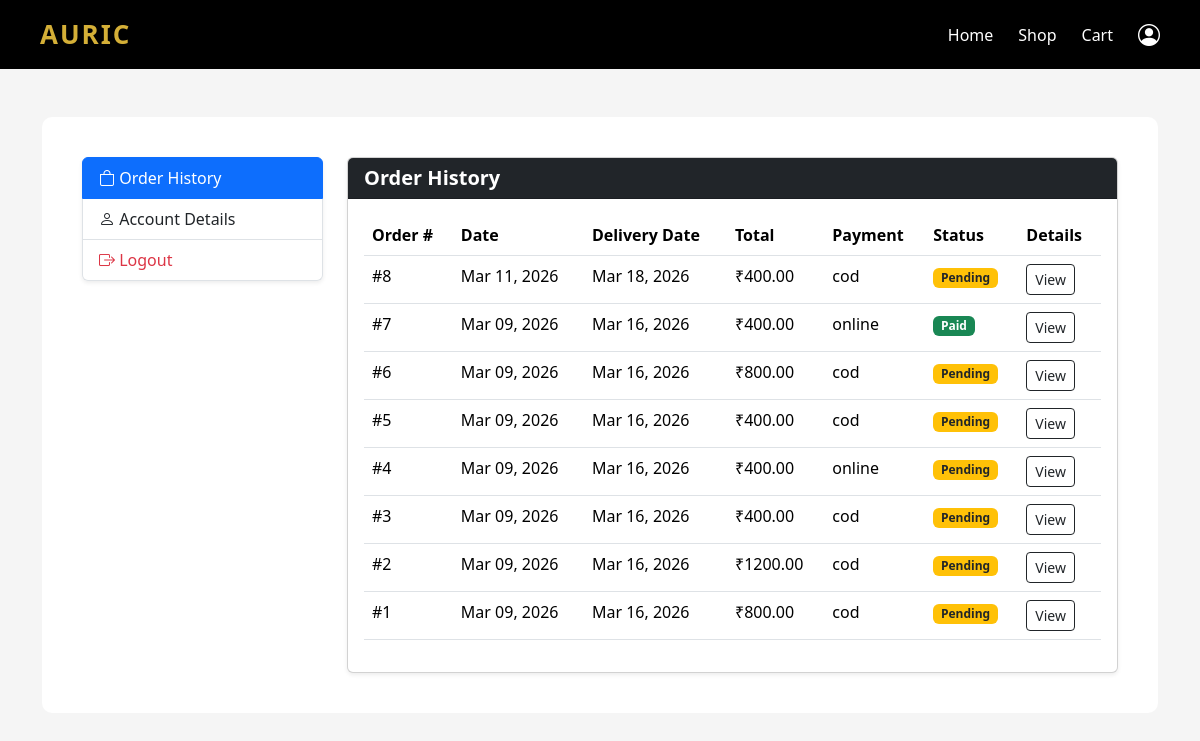
Page /profile/ (signed in) on the committed database.
### auric1/models.py (models this page shows, shortened)
class Order(models.Model):
    PAYMENT_METHOD_CHOICES = [
        ('cod', 'Cash on Delivery'),
        ('online', 'Online Payment'),
    ]
    user = models.ForeignKey(User, on_delete=models.CASCADE)
    customer_name = models.CharField(max_length=200)
    customer_email = models.EmailField()
    customer_phone = models.CharField(max_length=15)
    customer_address = models.TextField()
    total_amount = models.DecimalField(max_digits=10, decimal_places=2)
    payment_method = models.CharField(max_length=20, choices=PAYMENT_METHOD_CHOICES)  # single field with choices
    payment_status = models.CharField(max_length=20, default="pending")
    order_status = models.CharField(max_length=20, default="pending")
    created_at = models.DateTimeField(auto_now_add=True)
    estimated_delivery_date = models.DateField(null=True, blank=True)

### auric1/views.py (the view)
# urls.py: path('profile/', views.profile, name='profile'),
@login_required
def profile(request):
    orders = Order.objects.filter(user=request.user).order_by('-created_at')
    return render(request, 'auric1/profile.html', {'orders': orders})

### auric1/templates/auric1/profile.html (shortened to what this page needs)
{% extends 'auric1/base.html' %}
{% load static %}
{% block content %}
  <div class="container py-5">
    <div class="profile-box">
      <div class="row">
        <div class="col-md-3">
          <div class="list-group shadow-sm">
            <a href="#order-history" class="list-group-item list-group-item-action active" data-bs-toggle="list"><i class="bi bi-bag"></i> Order History</a>
            <a href="#account-details" class="list-group-item list-group-item-action" data-bs-toggle="list"><i class="bi bi-person"></i> Account Details</a>
            <a href="{% url 'logout' %}" class="list-group-item list-group-item-action text-danger"><i class="bi bi-box-arrow-right"></i> Logout</a>
          </div>
        </div>
        <div class="col-md-9">
          <div class="tab-content">
            <div class="tab-pane fade show active" id="order-history">
              <div class="card shadow-sm">
                <div class="card-header bg-dark text-white">
                  <h5 class="mb-0">Order History</h5>
                </div>
                <div class="card-body">
                  {% if orders %}
                    <div class="table-responsive">
                      <table class="table table-hover">
                        <thead>
                          <tr>
                            <th>Order #</th>
                            <th>Date</th>
                            <th>Delivery Date</th>
                            <th>Total</th>
                            <th>Payment</th>
                            <th>Status</th>
                            <th>Details</th>
                          </tr>
                        </thead>
                        <tbody>
                          {% for order in orders %}
                            <tr>
                              <td>#{{ order.id }}</td>
                              <td>{{ order.created_at|date:'M d, Y' }}</td>
                              <td>{{ order.estimated_delivery_date|date:'M d, Y' }}</td>
                              <td>₹{{ order.total_amount }}</td>
                              <td>{{ order.payment_method }}</td>
                              <td>
                                {% if order.payment_status == 'paid' %}
                                  <span class="badge bg-success">Paid</span>
                                {% else %}
                                  <span class="badge bg-warning text-dark">Pending</span>
                                {% endif %}
                              </td>
                              <td>
                                <a href="{% url 'order_confirmation' order.id %}" class="btn btn-sm btn-outline-dark">View</a>
                              </td>
                            </tr>
                          {% endfor %}
                        </tbody>
                      </table>
                    </div>
                  {% else %}
                    <p class="text-center">You haven't placed any orders yet.</p>
                    <div class="text-center">
                      <a href="{% url 'shop' %}" class="btn btn-dark">Start Shopping</a>
                    </div>
                  {% endif %}
                </div>
              </div>
            </div>
          </div>
        </div>
      </div>
    </div>
  </div>
{% endblock %}

### auric1/static/auric1/style.css (style rules this page uses)
body { margin:0; font-family: 'Segoe UI', Arial, sans-serif; background:#f5f5f5; color:#222; }
h1,h2,h3,h4,h5 { font-weight:600; }
.profile-box { background:white; padding:40px; border-radius:10px; }
.table { background:white; }

### rows in the picture
Order: id "8", created_at "Mar 11, 2026", estimated_delivery_date "Mar 18, 2026", total_amount "400.00", payment_method "cod", payment_status "Pending"
Order: id "7", created_at "Mar 09, 2026", estimated_delivery_date "Mar 16, 2026", total_amount "400.00", payment_method "online", payment_status "Paid"
Order: id "6", created_at "Mar 09, 2026", estimated_delivery_date "Mar 16, 2026", total_amount "800.00", payment_method "cod", payment_status "Pending"
Order: id "5", created_at "Mar 09, 2026", estimated_delivery_date "Mar 16, 2026", total_amount "400.00", payment_method "cod", payment_status "Pending"
Order: id "4", created_at "Mar 09, 2026", estimated_delivery_date "Mar 16, 2026", total_amount "400.00", payment_method "online", payment_status "Pending"
Order: id "3", created_at "Mar 09, 2026", estimated_delivery_date "Mar 16, 2026", total_amount "400.00", payment_method "cod", payment_status "Pending"
Order: id "2", created_at "Mar 09, 2026", estimated_delivery_date "Mar 16, 2026", total_amount "1200.00", payment_method "cod", payment_status "Pending"
Order: id "1", created_at "Mar 09, 2026", estimated_delivery_date "Mar 16, 2026", total_amount "800.00", payment_method "cod", payment_status "Pending"
